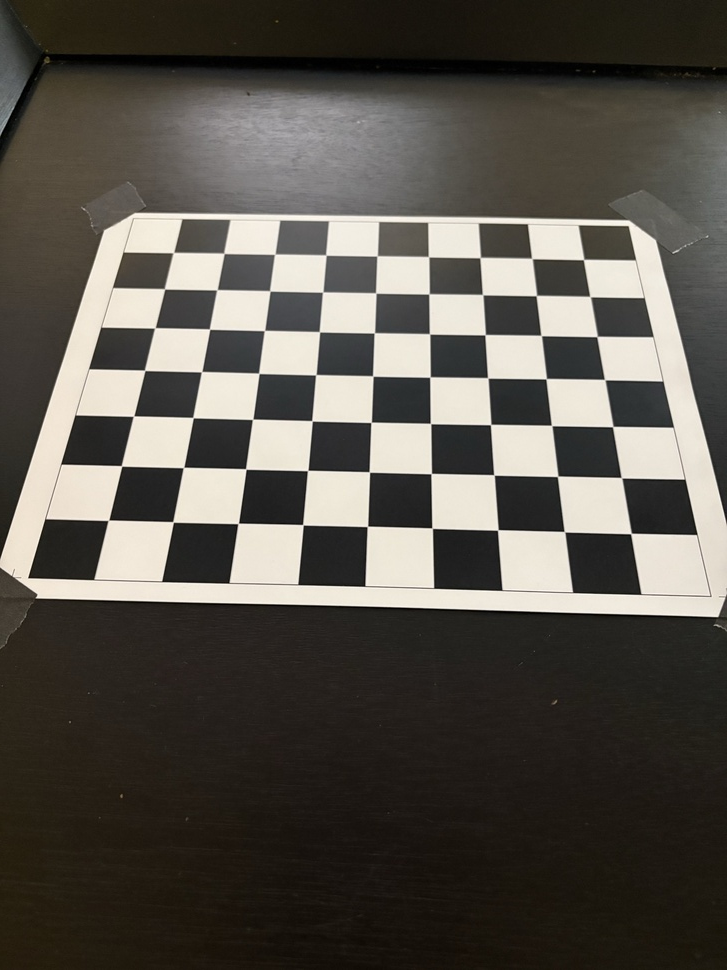
//> input picture data/calibration_imgs/calib_03.jpg, 727 x 970 px, shrunk from 1500 x 2000 before the run; its folder holds 4 pictures in this run
$ ./04_calibrate   (built with g++ and OpenCV 4)
//> lines starting //> are read from the running program, lines starting //| are printed output that depends on the picture; after the words box and inside, x2 and y2 are one past the last pixel; in counts of white or black regions, pixels touching at a corner belong together
#include <opencv2/opencv.hpp>
#include <opencv2/calib3d.hpp>
#include <iostream>
#include <vector>
#include <string>
#include <filesystem>

namespace fs = std::filesystem;

int main(){
    const cv::Size boardSize(7,9);

    // size of squares
    const float squareSize = 25.4f;
    const std::string imageDir = "data/calibration_imgs";
    const std::string outputFile = "output/camera_calibration.yml";

    // now we build our ground truth, real world coords of the chessboard
    std::vector<cv::Point3f> objp;
    for (int i=0; i < boardSize.height; i++){
        for (int c=0; c < boardSize.width; c++){
            objp.push_back(cv::Point3f(c* squareSize, i* squareSize, 0));
        }
    }

    // create two nested vectors
    std::vector<std::vector<cv::Point3f>> objPoints;
    std::vector<std::vector<cv::Point2f>> imgPoints;
    cv::Size imageSize;

    // iterate over the images in the directory
    for (const auto& entry : fs::directory_iterator(imageDir)){
        // convert it to standard string so that opencv's imread can obtain the image
        std::string path = entry.path().string();

        // read the image and make sure it loads
        cv::Mat img = cv::imread(path);
//> img is the input picture: 970 rows x 727 cols, CV_8UC3; mean B, G, R 76.6, 83.8, 88
        if (img.empty()) { std::cerr << "Could not load: " << path << "\n"; continue; }

        // create grey scale and convert images to grey scale
        cv::Mat gray;
        cv::cvtColor(img, gray, cv::COLOR_BGR2GRAY);
        imageSize = gray.size();
//> imageSize = Size(727, 970)

        // empty list that will be filled with the 2D pixel positions of
        // every detected inner corner
        std::vector<cv::Point2f> corners;

        bool found = cv::findChessboardCorners(gray, boardSize, corners,
            // uses a local thershold that adapts to different images
            cv::CALIB_CB_ADAPTIVE_THRESH |
            // normalizes image brighness before processing
            cv::CALIB_CB_NORMALIZE_IMAGE
        );
//> corners = 63 Points (x, y), first 12: [108.5, 520.2], [121.6, 465.9], [133.6, 416], [144.8, 370.4], [154.9, 327.8], [164.7, 289], [173.3, 252.7], [173.1, 521.9], [183.5, 467.5], [193.2, 417.7], [201.5, 371.8], [209.6, 329.2]; found = true

        if (found) {
            cv::cornerSubPix(gray, corners, cv::Size(11, 11), cv::Size(-1, -1),
                cv::TermCriteria(cv::TermCriteria::EPS + cv::TermCriteria::COUNT, 30, 0.001));
//> corners = 63 Points (x, y), first 12: [108.4, 520.3], [121.5, 465.8], [133.5, 416.1], [144.6, 370.3], [154.8, 327.8], [164.5, 288.8], [173.3, 252.5], [173.1, 521.9], [183.5, 467.5], [193.1, 417.6], [201.6, 371.7], [209.5, 329.1]

            objPoints.push_back(objp);
            imgPoints.push_back(corners);
//> imgPoints = 1 point lists

            cv::drawChessboardCorners(img, boardSize, corners, found);
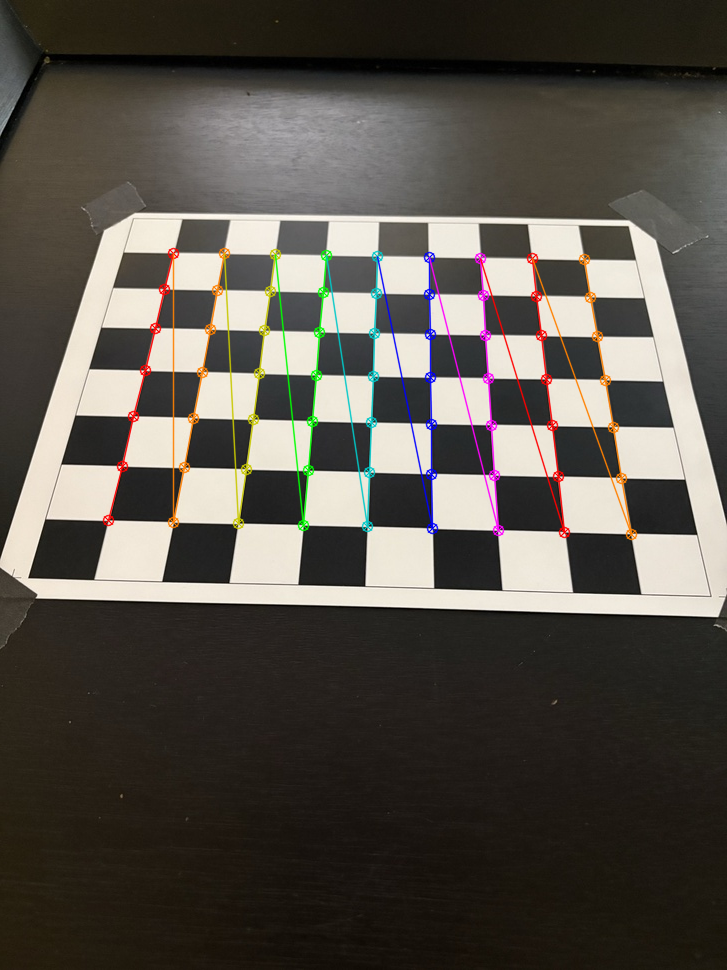
//> img: 970 rows x 727 cols, CV_8UC3; 2.7% of pixels changed, all inside (x1, y1, x2, y2) = (102, 247, 638, 541)
            cv::imshow("Corners", img);
            cv::waitKey(200);

            std::cout << "OK: " << path << "\n";
        } else{
                // now we push back our objp to objectPoints and corner ect
                std::cout << "SKIP (corners not found): " << path << "\n";
        }
    }
//> pass 2 of the loop `for (const auto& entry : fs::directory_iterator(imageDir))`:
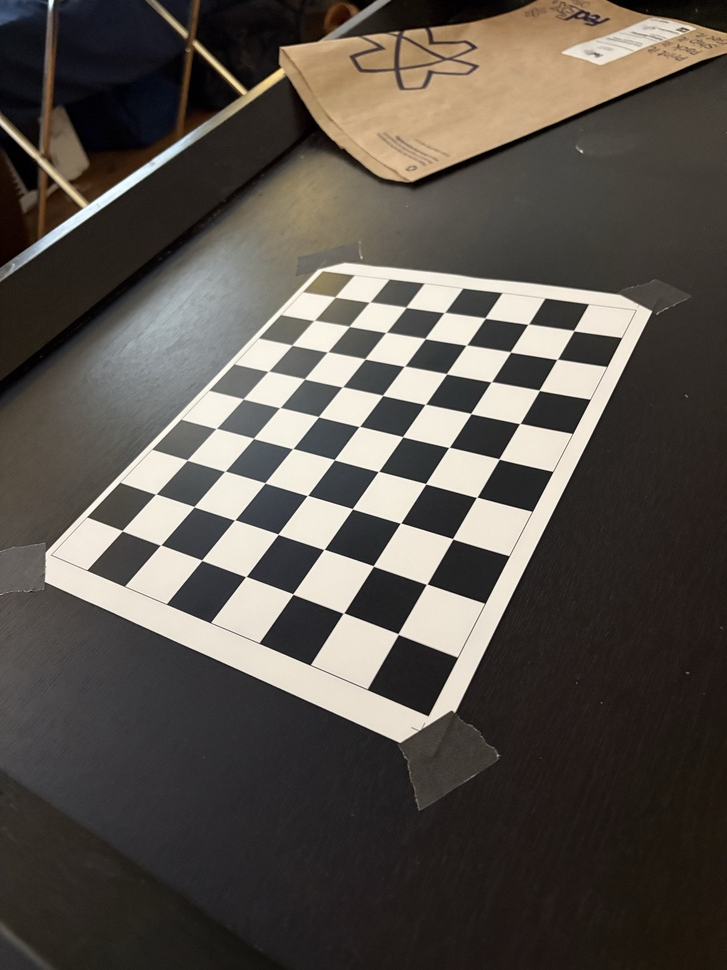
//> input picture data/calibration_imgs/calib_02.jpg, 727 x 970 px, shrunk from 1500 x 2000 before the run
//> img is the input picture: 970 rows x 727 cols, CV_8UC3; mean B, G, R 76.2, 82.7, 88.7
//> `cv::cvtColor(img, gray, cv::COLOR_BGR2GRAY);`:
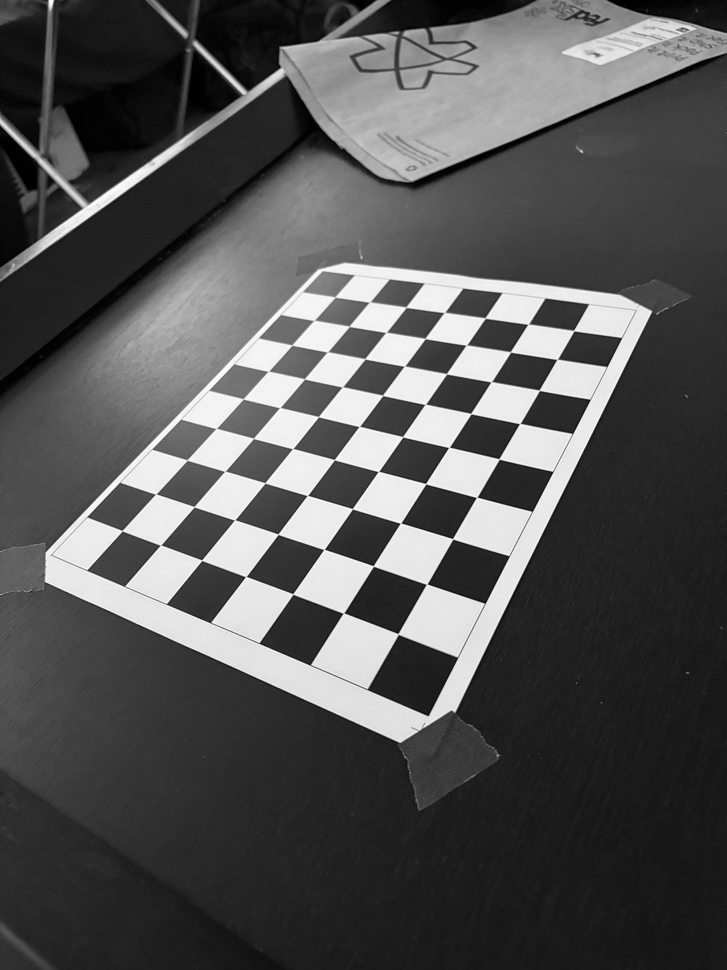
//> gray: 970 rows x 727 cols, CV_8UC1; min 0, max 255, mean 83.8
//> `bool found = cv::findChessboardCorners(gray, boardSize, corners,  cv::..`: corners = 63 Points (x, y), first 12: [335.1, 297.1], [369.4, 302.3], [406.1, 307.3], [444.1, 312.6], [485.2, 318.2], [527.9, 324.4], [573.7, 330.6], [314.3, 320.4], [349.3, 326.4], [385.9, 332.4], [425.1, 338.6], [466.2, 345.3]
//> `cv::cornerSubPix(gray, corners, cv::Size(11, 11), cv::Size(-1, -1), cv..`: corners = 63 Points (x, y), first 12: [335.1, 297.1], [369.6, 302.1], [406, 307.2], [444.4, 312.4], [485.1, 318.1], [528.2, 324.2], [573.7, 330.6], [314.1, 320.4], [349.2, 326.3], [386, 332.4], [425.1, 338.5], [466.4, 345.1]
//> imgPoints = 2 point lists
//> `cv::drawChessboardCorners(img, boardSize, corners, found);`:
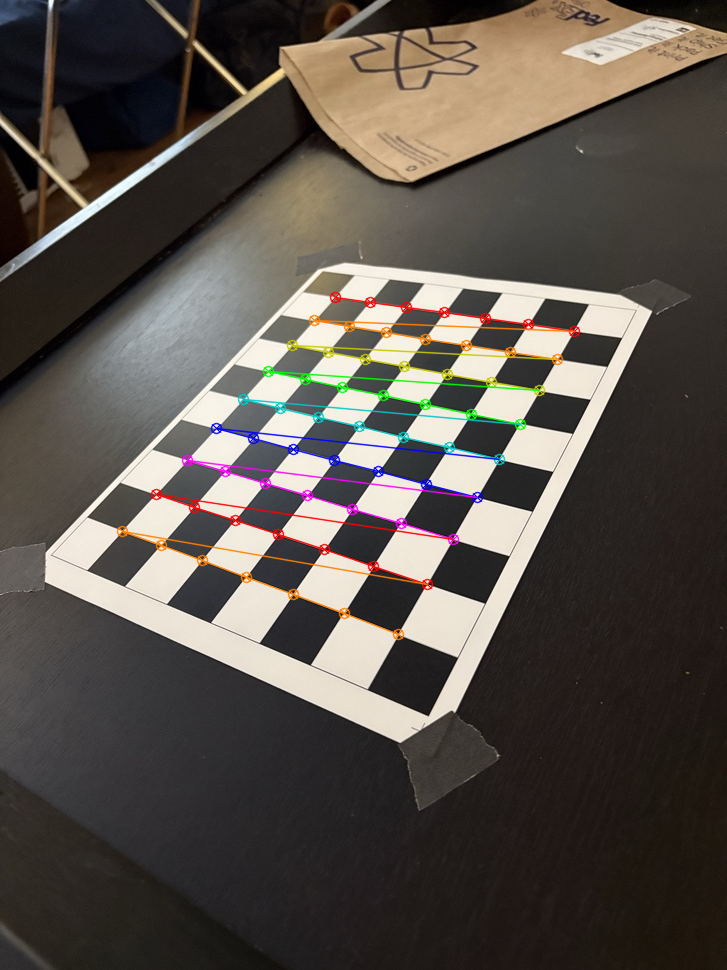
//> img: 970 rows x 727 cols, CV_8UC3; 2.61% of pixels changed, all inside (x1, y1, x2, y2) = (116, 291, 581, 641)
//> pass 3 of the loop `for (const auto& entry : fs::directory_iterator(imageDir))`:
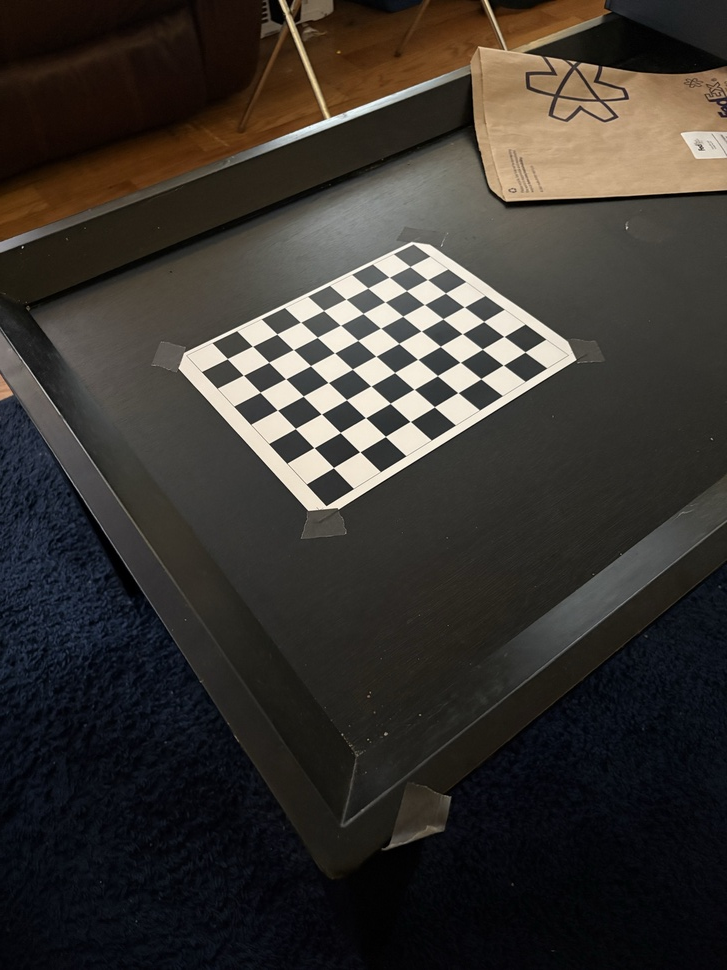
//> input picture data/calibration_imgs/calib_01.jpg, 727 x 970 px, shrunk from 1500 x 2000 before the run
//> img is the input picture: 970 rows x 727 cols, CV_8UC3; mean B, G, R 48.2, 52.7, 56.7
//> `cv::cvtColor(img, gray, cv::COLOR_BGR2GRAY);`:
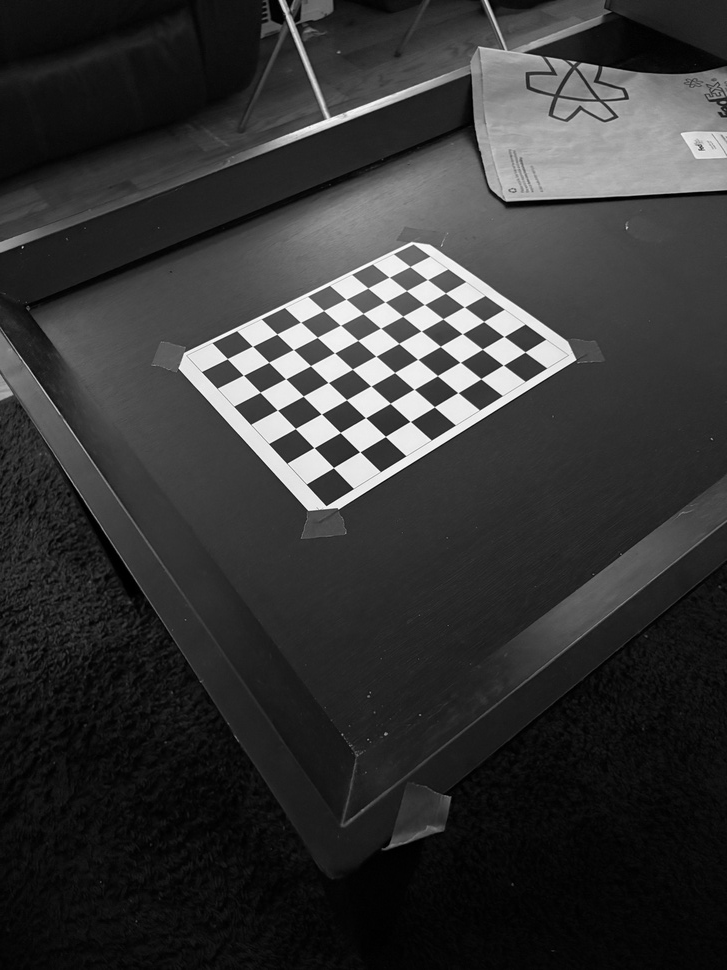
//> gray: 970 rows x 727 cols, CV_8UC1; min 0, max 254, mean 53.4
//> `bool found = cv::findChessboardCorners(gray, boardSize, corners,  cv::..`: corners = 63 Points (x, y), first 12: [409.9, 266.6], [427.3, 279.5], [445.5, 293.1], [464.4, 307], [483.7, 321.5], [503.9, 336.5], [525, 352], [389.2, 277.3], [406.5, 290.6], [424.4, 304.6], [442.9, 318.8], [462.3, 333.7]
//> `cv::cornerSubPix(gray, corners, cv::Size(11, 11), cv::Size(-1, -1), cv..`: corners = 63 Points (x, y), first 12: [409.9, 266.5], [427.4, 279.6], [445.5, 293.1], [464.2, 306.9], [483.7, 321.4], [503.9, 336.4], [525, 351.9], [389.2, 277.2], [406.5, 290.6], [424.4, 304.5], [442.9, 318.8], [462.3, 333.7]
//> imgPoints = 3 point lists
//> `cv::drawChessboardCorners(img, boardSize, corners, found);`:
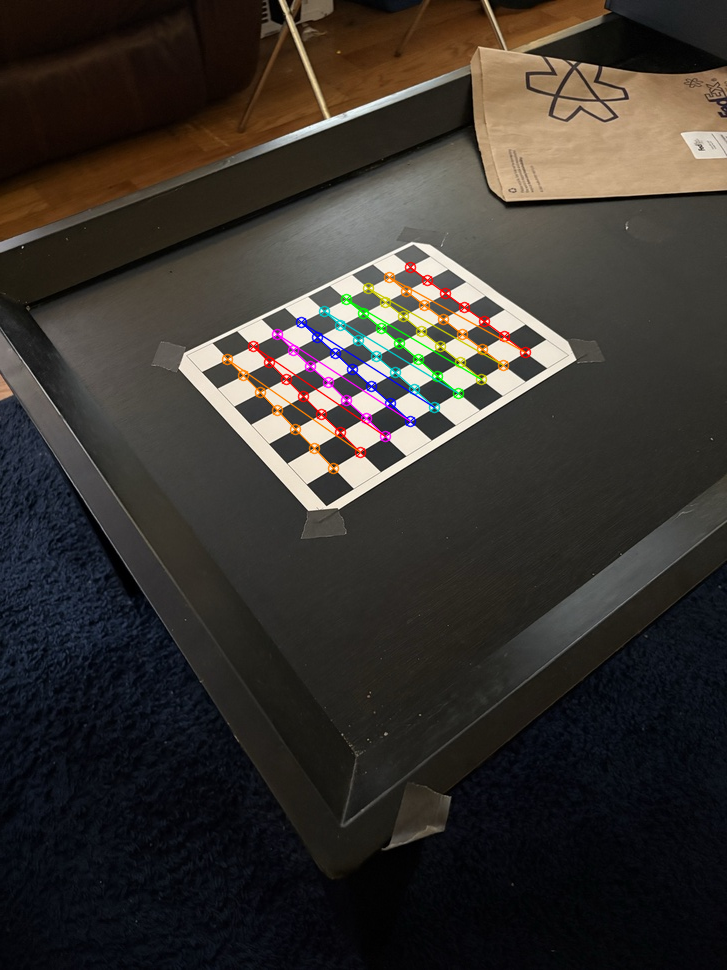
//> img: 970 rows x 727 cols, CV_8UC3; 1.58% of pixels changed, all inside (x1, y1, x2, y2) = (221, 261, 532, 475)
//> the loop made 4 passes; the first 3 are shown
    cv::destroyAllWindows();

    // double check that 15 of the images are valid
    if (objPoints.size() < 15) {
        std::cerr << "Need at least 3 valid images. Got: " << objPoints.size() << "\n";
//> (the run ends here: the program exits with an error code, at `return 1;`)
